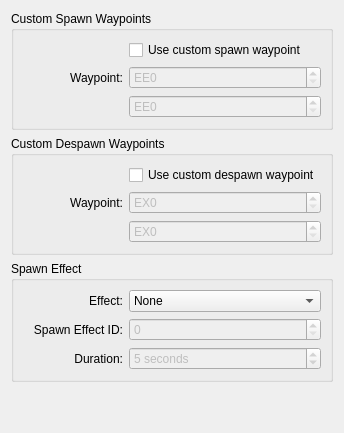
        <widget class="QWidget" name="tabEnterExit">
         <attribute name="title">
          <string>Entrance/Exit</string>
         </attribute>
         <layout class="QVBoxLayout" name="verticalLayout_6">
          <item>
           <widget class="QGroupBox" name="gbCustomSpawn">
            <property name="title">
             <string>Custom Spawn Waypoints</string>
            </property>
            <layout class="QFormLayout" name="formLayout_8">
             <item row="0" column="0">
              <widget class="QWidget" name="gbCustomSpawnPad1" native="true">
               <property name="minimumSize">
                <size>
                 <width>100</width>
                 <height>0</height>
                </size>
               </property>
              </widget>
             </item>
             <item row="0" column="1">
              <widget class="QCheckBox" name="CustomSpawnCheck_v">
               <property name="statusTip">
                <string>Enable spawning at tagged waypoints.</string>
               </property>
               <property name="text">
                <string>Use custom spawn waypoint</string>
               </property>
              </widget>
             </item>
             <item row="1" column="0">
              <widget class="QLabel" name="label_18">
               <property name="minimumSize">
                <size>
                 <width>100</width>
                 <height>0</height>
                </size>
               </property>
               <property name="text">
                <string>Waypoint:</string>
               </property>
               <property name="alignment">
                <set>Qt::AlignRight|Qt::AlignTrailing|Qt::AlignVCenter</set>
               </property>
              </widget>
             </item>
             <item row="1" column="1">
              <widget class="QSpinBox" name="CustomSpawnWPLow_v">
               <property name="enabled">
                <bool>false</bool>
               </property>
               <property name="statusTip">
                <string>Tag of the first possible waypoint to spawn at.</string>
               </property>
               <property name="prefix">
                <string>EE</string>
               </property>
              </widget>
             </item>
             <item row="2" column="1">
              <widget class="QSpinBox" name="CustomSpawnWPHigh_v">
               <property name="enabled">
                <bool>false</bool>
               </property>
               <property name="statusTip">
                <string>Tag of the last possible waypoint to spawn at.</string>
               </property>
               <property name="prefix">
                <string>EE</string>
               </property>
              </widget>
             </item>
             <item row="2" column="0">
              <widget class="QWidget" name="gbCustomSpawnPad2" native="true">
               <property name="minimumSize">
                <size>
                 <width>100</width>
                 <height>0</height>
                </size>
               </property>
              </widget>
             </item>
            </layout>
           </widget>
          </item>
          <item>
           <widget class="QGroupBox" name="gbCustomDespawn">
            <property name="title">
             <string>Custom Despawn Waypoints</string>
            </property>
            <layout class="QFormLayout" name="formLayout_9">
             <item row="0" column="0">
              <widget class="QWidget" name="gbCustomDespawnPad1" native="true">
               <property name="minimumSize">
                <size>
                 <width>100</width>
                 <height>0</height>
                </size>
               </property>
              </widget>
             </item>
             <item row="0" column="1">
              <widget class="QCheckBox" name="CustomDespawnCheck_v">
               <property name="statusTip">
                <string>Enable despawning at tagged waypoints.</string>
               </property>
               <property name="text">
                <string>Use custom despawn waypoint</string>
               </property>
              </widget>
             </item>
             <item row="1" column="0">
              <widget class="QLabel" name="CustomDespawnWP_l">
               <property name="minimumSize">
                <size>
                 <width>100</width>
                 <height>0</height>
                </size>
               </property>
               <property name="text">
                <string>Waypoint:</string>
               </property>
               <property name="alignment">
                <set>Qt::AlignRight|Qt::AlignTrailing|Qt::AlignVCenter</set>
               </property>
              </widget>
             </item>
             <item row="1" column="1">
              <widget class="QSpinBox" name="CustomDespawnWPLow_v">
               <property name="enabled">
                <bool>false</bool>
               </property>
               <property name="statusTip">
                <string>Tag of the first possible waypoint to despawn at.</string>
               </property>
               <property name="prefix">
                <string>EX</string>
               </property>
              </widget>
             </item>
             <item row="2" column="1">
              <widget class="QSpinBox" name="CustomDespawnWPHigh_v">
               <property name="enabled">
                <bool>false</bool>
               </property>
               <property name="statusTip">
                <string>Tag of the last possible waypoint to despawn at.</string>
               </property>
               <property name="prefix">
                <string>EX</string>
               </property>
              </widget>
             </item>
             <item row="2" column="0">
              <widget class="QWidget" name="gbCustomDespawnPad2" native="true">
               <property name="minimumSize">
                <size>
                 <width>100</width>
                 <height>0</height>
                </size>
               </property>
              </widget>
             </item>
            </layout>
           </widget>
          </item>
          <item>
           <widget class="QGroupBox" name="gbEffects">
            <property name="title">
             <string>Spawn Effect</string>
            </property>
            <layout class="QFormLayout" name="formLayout_21">
             <item row="1" column="0">
              <widget class="QLabel" name="EffectID_l">
               <property name="minimumSize">
                <size>
                 <width>100</width>
                 <height>0</height>
                </size>
               </property>
               <property name="text">
                <string>Spawn Effect ID:</string>
               </property>
               <property name="alignment">
                <set>Qt::AlignRight|Qt::AlignTrailing|Qt::AlignVCenter</set>
               </property>
              </widget>
             </item>
             <item row="1" column="1">
              <widget class="QSpinBox" name="EffectID_v">
               <property name="enabled">
                <bool>false</bool>
               </property>
               <property name="statusTip">
                <string>Effect ID to launch on spawn.</string>
               </property>
               <property name="maximum">
                <number>256</number>
               </property>
              </widget>
             </item>
             <item row="2" column="0">
              <widget class="QLabel" name="EffectDuration_l">
               <property name="minimumSize">
                <size>
                 <width>100</width>
                 <height>0</height>
                </size>
               </property>
               <property name="text">
                <string>Duration:</string>
               </property>
               <property name="alignment">
                <set>Qt::AlignRight|Qt::AlignTrailing|Qt::AlignVCenter</set>
               </property>
              </widget>
             </item>
             <item row="2" column="1">
              <widget class="QSpinBox" name="EffectDuration_v">
               <property name="enabled">
                <bool>false</bool>
               </property>
               <property name="statusTip">
                <string>Duration of the effect. A duration of 0 is permanent. </string>
               </property>
               <property name="suffix">
                <string> seconds</string>
               </property>
               <property name="maximum">
                <number>999</number>
               </property>
               <property name="value">
                <number>5</number>
               </property>
              </widget>
             </item>
             <item row="0" column="0">
              <widget class="QLabel" name="Effect_l">
               <property name="minimumSize">
                <size>
                 <width>100</width>
                 <height>0</height>
                </size>
               </property>
               <property name="text">
                <string>Effect:</string>
               </property>
               <property name="alignment">
                <set>Qt::AlignRight|Qt::AlignTrailing|Qt::AlignVCenter</set>
               </property>
              </widget>
             </item>
             <item row="0" column="1">
              <widget class="QComboBox" name="Effect_v">
               <property name="statusTip">
                <string>Enable visual effects upon spawn.</string>
               </property>
               <item>
                <property name="text">
                 <string>None</string>
                </property>
               </item>
               <item>
                <property name="text">
                 <string>Area Effect (AOE)</string>
                </property>
               </item>
               <item>
                <property name="text">
                 <string>Visual Effect (VFX)</string>
                </property>
               </item>
               <item>
                <property name="text">
                 <string>Object Effect (VFX)</string>
                </property>
               </item>
              </widget>
             </item>
            </layout>
           </widget>
          </item>
          <item>
           <spacer name="vSpaceEnterExit">
            <property name="orientation">
             <enum>Qt::Vertical</enum>
            </property>
            <property name="sizeHint" stdset="0">
             <size>
              <width>20</width>
              <height>40</height>
             </size>
            </property>
           </spacer>
          </item>
         </layout>
        </widget>
